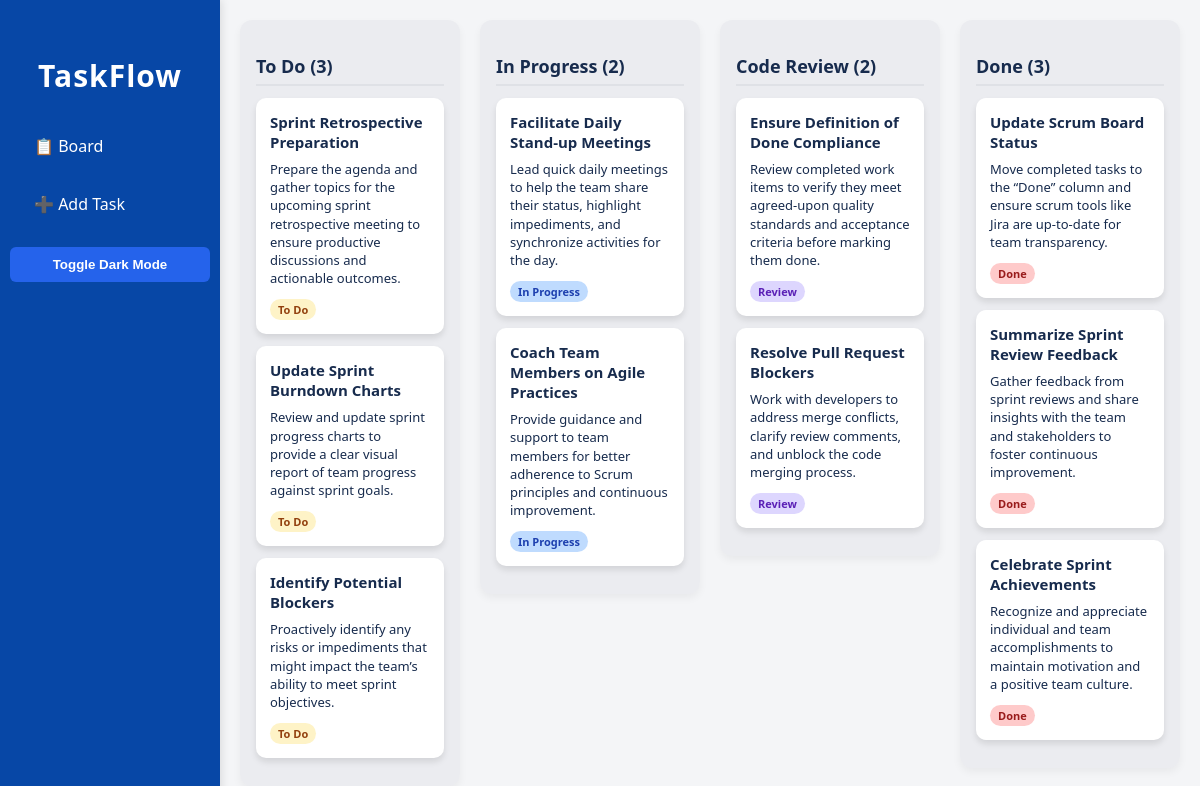
The page / on the database its author committed.
### Task_app/models.py (models this page shows, shortened)
class Task(models.Model):
    STATUS_CHOICES = [
        ("todo", "To Do"),
        ("in_progress", "In Progress"),
        ("code_review", "Code Review"),
        ("done", "Done"),
    ]
    title = models.CharField(max_length=200)
    description = models.TextField(blank=True, null=True)
    status = models.CharField(max_length=20, choices=STATUS_CHOICES, default="todo")
    created_at = models.DateTimeField(auto_now_add=True)

### Task_app/views.py (the view)
# urls.py: path("", views.board, name="board"),  # Public board view
def board(request):
    tasks = {
        "todo": Task.objects.filter(status="todo"),
        "in_progress": Task.objects.filter(status="in_progress"),
        "code_review": Task.objects.filter(status="code_review"),
        "done": Task.objects.filter(status="done"),
    }
    return render(request, "Task_app/board.html", {"tasks": tasks})

### templates/Task_app/Board.html (shortened to what this page needs)
<!DOCTYPE html>
<html lang="en">
<head>
</head>
<body>
<div class="sidebar">
  <h2>TaskFlow</h2>
  <a href="{% url 'board' %}">📋 Board</a>
  <a href="{% url 'task_admin' %}">➕ Add Task</a>
  <button class="dark-mode-btn">Toggle Dark Mode</button>
</div>
<div class="board">
  <div class="column" data-status="todo">
    <h3>To Do ({{ tasks.todo|length }})</h3>
    {% for task in tasks.todo %}
      <div class="task" draggable="true" data-id="{{ task.id }}">
        <div class="task-title">{{ task.title }}</div>
        <div class="task-desc">{{ task.description }}</div>
        <span class="badge badge-yellow">To Do</span>
      </div>
    {% empty %}<p>No tasks</p>{% endfor %}
  </div>
  <div class="column" data-status="in_progress">
    <h3>In Progress ({{ tasks.in_progress|length }})</h3>
    {% for task in tasks.in_progress %}
      <div class="task" draggable="true" data-id="{{ task.id }}">
        <div class="task-title">{{ task.title }}</div>
        <div class="task-desc">{{ task.description }}</div>
        <span class="badge badge-blue">In Progress</span>
      </div>
    {% empty %}<p>No tasks</p>{% endfor %}
  </div>
  <div class="column" data-status="code_review">
    <h3>Code Review ({{ tasks.code_review|length }})</h3>
    {% for task in tasks.code_review %}
      <div class="task" draggable="true" data-id="{{ task.id }}">
        <div class="task-title">{{ task.title }}</div>
        <div class="task-desc">{{ task.description }}</div>
        <span class="badge badge-purple">Review</span>
      </div>
    {% empty %}<p>No tasks</p>{% endfor %}
  </div>
  <div class="column" data-status="done">
    <h3>Done ({{ tasks.done|length }})</h3>
    {% for task in tasks.done %}
      <div class="task" draggable="true" data-id="{{ task.id }}">
        <div class="task-title">{{ task.title }}</div>
        <div class="task-desc">{{ task.description }}</div>
        <span class="badge badge-red">Done</span>
      </div>
    {% empty %}<p>No tasks</p>{% endfor %}
  </div>
</div>
</body>
</html>

### templates/Task_app/Board.html (style rules this page uses)
:root { --bg: #f4f5f7; --sidebar-bg: #0747a6; --sidebar-text: #fff; --column-bg: #ebecf0; --task-bg: #fff; --task-text: #172b4d; --badge-yellow-bg: #fef3c7; --badge-yellow-text: #92400e; --badge-blue-bg: #bfdbfe; --badge-blue-text: #1e40af; --badge-purple-bg: #ddd6fe; --badge-purple-text: #5b21b6; --badge-red-bg: #fecaca; --badge-red-text: #991b1b; }
body { margin: 0; font-family: "Segoe UI", Tahoma, sans-serif; background: var(--bg); display: flex; height: 100vh; overflow-x: hidden; transition: background 0.3s; }
.sidebar { width: 220px; background: var(--sidebar-bg); color: var(--sidebar-text); display: flex; flex-direction: column; padding-top: 30px; box-shadow: 2px 0 8px rgba(0,0,0,0.1); transition: background 0.3s, color 0.3s; }
.sidebar h2 { font-size: 30px; text-align: center; margin-bottom: 25px; letter-spacing: 1px; font-weight: 700; }
.sidebar a { padding: 14px 24px; color: var(--sidebar-text); text-decoration: none; display: flex; align-items: center; gap: 10px; transition: background 0.3s, transform 0.2s; border-radius: 6px; margin: 0 10px 8px 10px; }
.dark-mode-btn { margin: 10px; padding: 10px; border-radius: 6px; border: none; background: #2563eb; color: #fff; font-weight: 600; cursor: pointer; transition: background 0.3s; }
.board { flex: 1; display: flex; padding: 20px; gap: 20px; overflow-x: hidden; justify-content: space-between; align-items: flex-start; }
.column { background: var(--column-bg); border-radius: 12px; padding: 16px; width: 23%; display: flex; flex-direction: column; max-height: calc(100vh - 40px); box-shadow: 0 4px 8px rgba(0,0,0,0.05); transition: transform 0.3s, background 0.3s; }
.column h3 { font-size: 18px; margin-bottom: 12px; color: var(--task-text); border-bottom: 2px solid #dfe1e6; padding-bottom: 6px; transition: color 0.3s; }
.task { background: var(--task-bg); color: var(--task-text); border-radius: 10px; padding: 14px; margin-bottom: 12px; box-shadow: 0 4px 6px rgba(0,0,0,0.1); transition: transform 0.2s, box-shadow 0.2s, background 0.2s, color 0.2s; cursor: grab; }
.task-title { font-weight: 700; margin-bottom: 8px; font-size: 15px; }
.task-desc { font-size: 13px; margin-bottom: 10px; line-height: 1.4; }
.badge { display: inline-block; padding: 3px 8px; border-radius: 12px; font-size: 11px; font-weight: 600; margin-right: 4px; transition: transform 0.2s, background 0.2s; }
.badge-yellow { background: var(--badge-yellow-bg); color: var(--badge-yellow-text); }
.badge-blue { background: var(--badge-blue-bg); color: var(--badge-blue-text); }
.badge-purple { background: var(--badge-purple-bg); color: var(--badge-purple-text); }
.badge-red { background: var(--badge-red-bg); color: var(--badge-red-text); }
@media (max-width: 1200px) { .column { width: 48%; } }

### rows shown on the page
Task: title "Sprint Retrospective Preparation", description "Prepare the agenda and gather topics for the upcoming sprint retrospective meeting to ensure productive discussions and actionable outcomes."
Task: title "Update Sprint Burndown Charts", description "Review and update sprint progress charts to provide a clear visual report of team progress against sprint goals."
Task: title "Identify Potential Blockers", description "Proactively identify any risks or impediments that might impact the team’s ability to meet sprint objectives."
Task: title "Facilitate Daily Stand-up Meetings", description "Lead quick daily meetings to help the team share their status, highlight impediments, and synchronize activities for the day."
Task: title "Coach Team Members on Agile Practices", description "Provide guidance and support to team members for better adherence to Scrum principles and continuous improvement."
Task: title "Ensure Definition of Done Compliance", description "Review completed work items to verify they meet agreed-upon quality standards and acceptance criteria before marking them done."
Task: title "Resolve Pull Request Blockers", description "Work with developers to address merge conflicts, clarify review comments, and unblock the code merging process."
Task: title "Update Scrum Board Status", description "Move completed tasks to the “Done” column and ensure scrum tools like Jira are up-to-date for team transparency."
Task: title "Summarize Sprint Review Feedback", description "Gather feedback from sprint reviews and share insights with the team and stakeholders to foster continuous improvement."
Task: title "Celebrate Sprint Achievements", description "Recognize and appreciate individual and team accomplishments to maintain motivation and a positive team culture."

### other values the page prints
{{ tasks.todo|length }} "3"
{{ tasks.in_progress|length }} "2"
{{ tasks.code_review|length }} "2"
{{ tasks.done|length }} "3"
